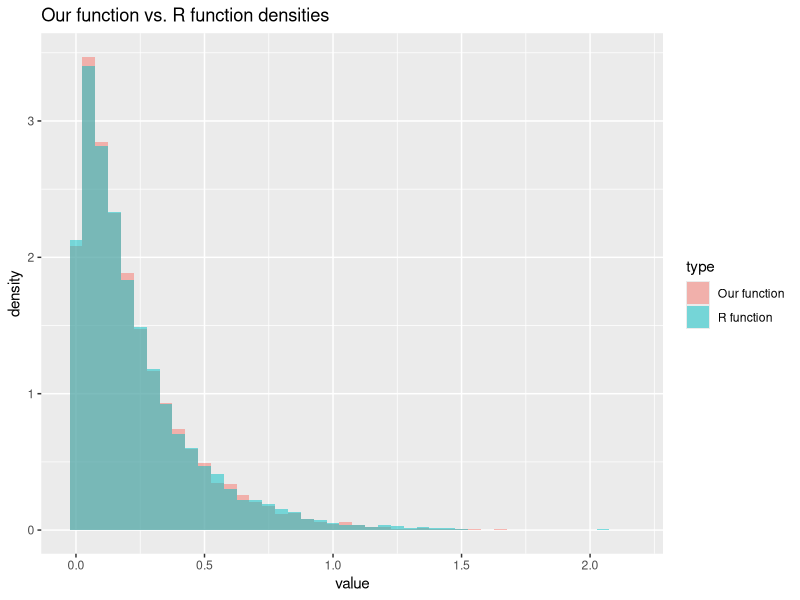
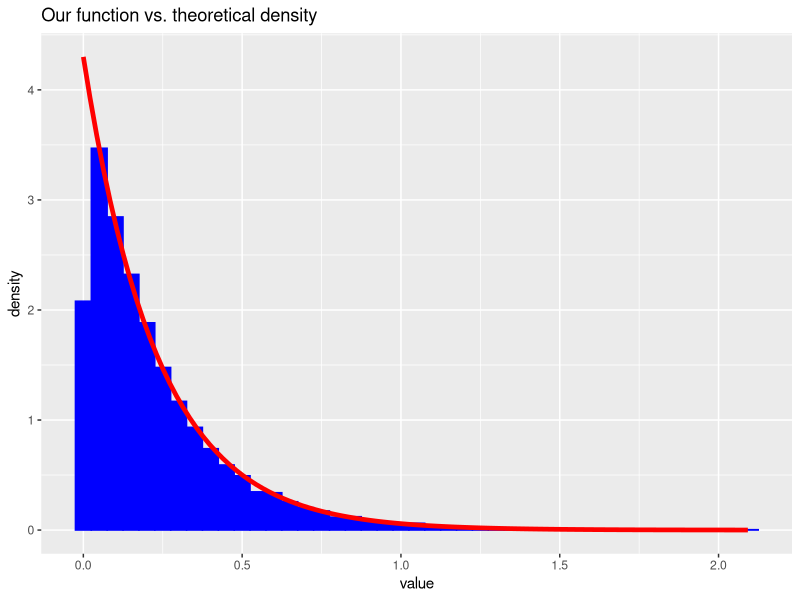
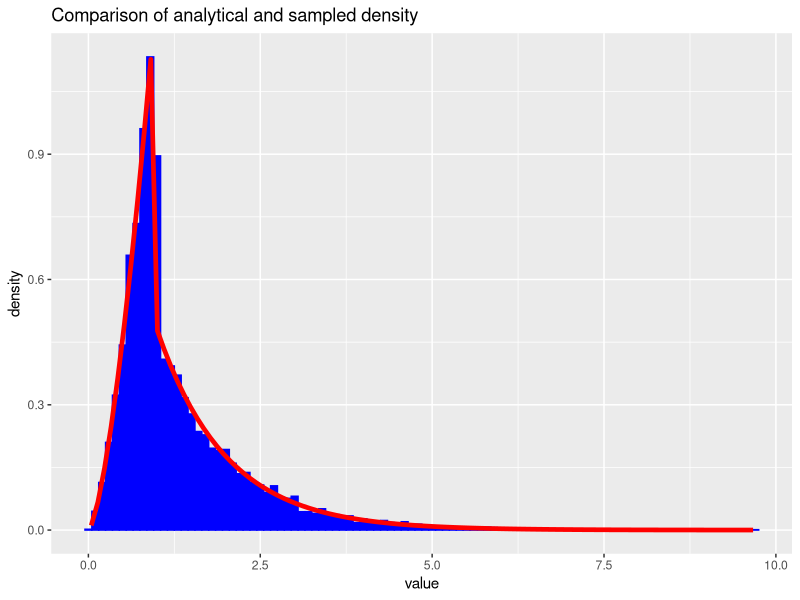
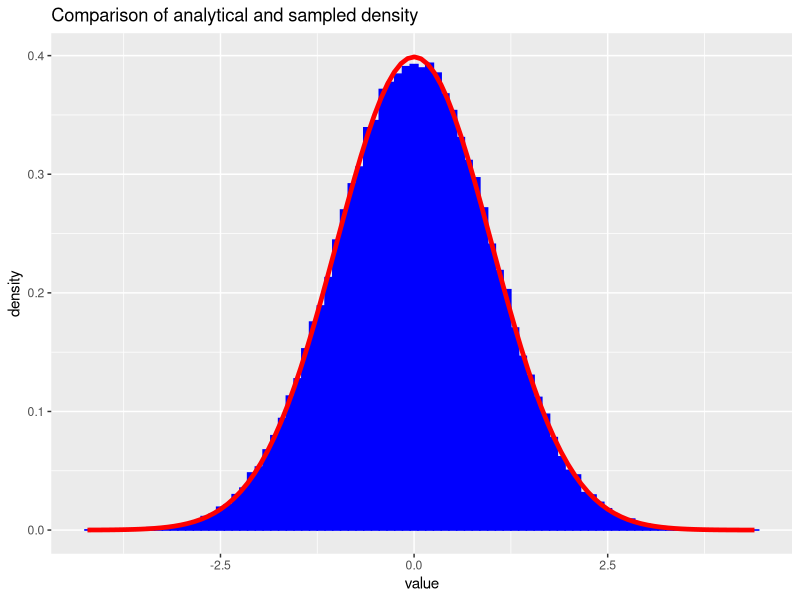
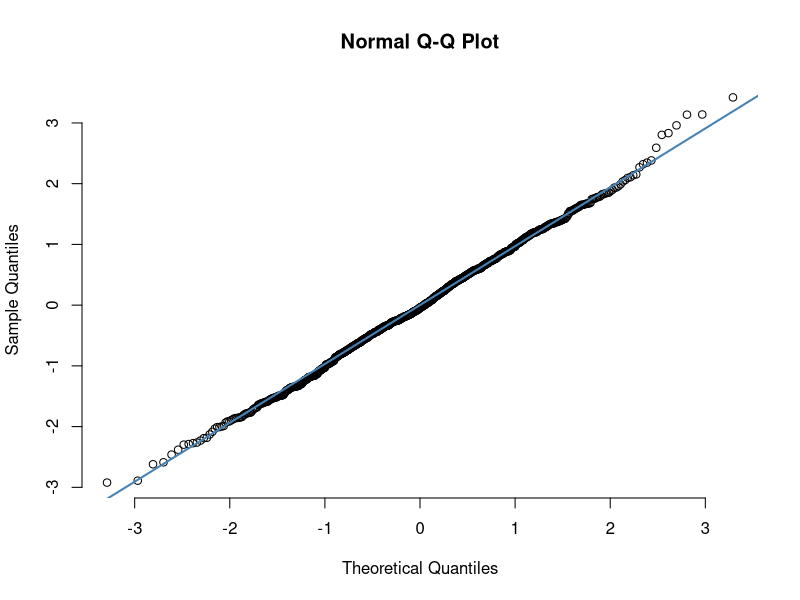
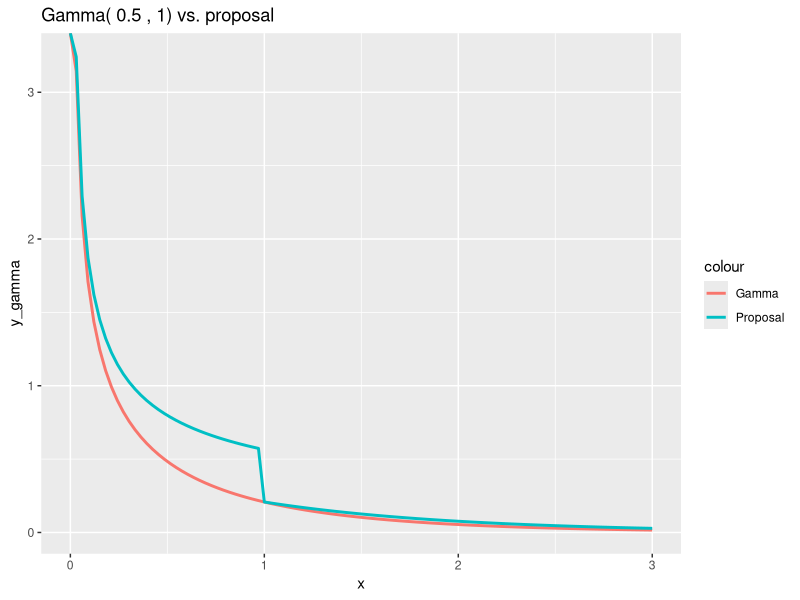
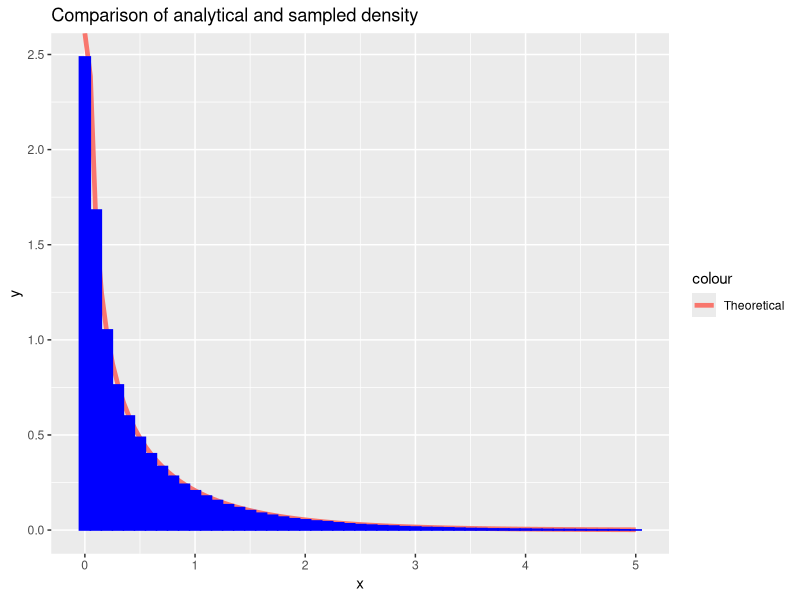
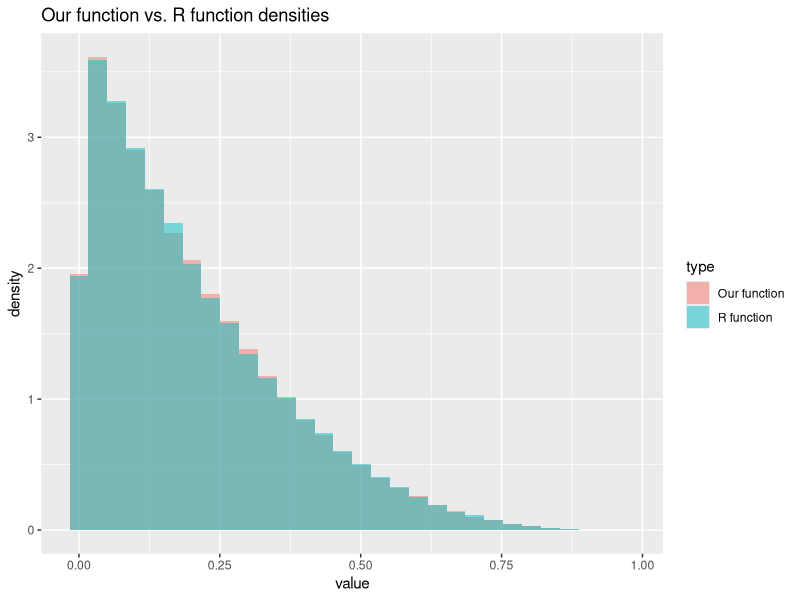

These charts were generated, in order, by the following R code:
## ---- chunk 1
library(formatR)
showsol <- FALSE
library(knitr)
opts_chunk$set(tidy.opts = list(width.cutoff = 68), tidy = TRUE, warning = FALSE, error = FALSE, message = FALSE, echo = TRUE)
## ---- chunk 2
library(ggplot2)
exponential<- function(lambda, n=1){
  u = runif(n)
  x = -1/lambda*log(u)
  return(x)
}
## ---- chunk 3
n = 10000
lambda = 4.300
x = exponential(lambda,n)
cat('Theoretical mean: ', 1/lambda,' Computed mean: ', mean(x),'\n')
cat('Theoretical variance: ', 1/lambda^2, ' Computed variance: ', var(x))
## ---- chunk 4
y = rexp(n, lambda)
rfunc = data.frame(value = y)
ourfunc = data.frame(value = x)
rfunc$type = 'R function'
ourfunc$type = 'Our function'
df = rbind(rfunc,ourfunc)
ggplot(df, aes(value, fill = type)) + 
   geom_histogram(alpha = 0.5, aes(y = ..density..), binwidth = 0.05, position = 'identity') + ggtitle("Our function vs. R function densities")
df2 <- data.frame(theo=seq(0,max(x),length.out=n), value=x)
h <- ggplot(df2, aes(x = value))
h <- h + geom_histogram(aes(y = ..density..), binwidth=0.05, fill = 'blue', color = 'blue') +stat_function(fun=dexp,geom = "line",size=1.6,col="red",args = (mean=lambda))
h <- h + ggtitle("Our function vs. theoretical density")
h
## ---- chunk 5
f_A2 = function(x, alpha){
  c = alpha*exp(1)/(alpha+exp(1))
  result = vector(length = length(x))
  result[x<1.] = sapply(x[x<1.], function(x) c*x^(alpha - 1))
  result[x>=1.] = sapply(x[x>=1.], function(x) c*exp(-x))
  return(result)
}

F_inv = function(n, alpha){
  c = alpha*exp(1)/(alpha+exp(1))
  u = runif(n)
  result = vector(length = n)
  result[u < c/alpha] = (alpha/c * u[u < c/alpha])^(1/alpha)
  result[u >= c/alpha] = -log(1/alpha + exp(-1) - u[u >= c/alpha]/c)
  return(result)
}

alpha = 2.5
n = 10000
xsamples = F_inv(n, alpha)
c = alpha*exp(1)/(alpha+exp(1))
mean = c/(alpha+1) + 2*c/exp(1)
cat('Theoretical mean: ', mean, ' Sampled mean: ', mean(xsamples))
## ---- chunk 6
variance = c/(alpha+2)+5*c/exp(1) - mean^2
cat('Theoretical variance: ', variance, ' Sampled variance: ', var(xsamples))
## ---- chunk 7
df2 <- data.frame(theo=seq(0,max(xsamples),length.out=n), value=xsamples)
h <- ggplot(df2, aes(x = value))
h <- h + geom_histogram(aes(y = ..density..), binwidth=0.1, col = 'blue', fill = 'blue') +stat_function(fun=f_A2,geom = "line",size=1.6,col="red",args = (mean=alpha))
h <- h + ggtitle("Comparison of analytical and sampled density")
h
## ---- chunk 8
normal <- function(n){
  x_1 <- runif(n/2)
  x_2 <- exponential(1/2, n/2)
  y_1 <- sqrt(x_2)*cos(2*pi*x_1)
  y_2 <- sqrt(x_2)*sin(2*pi*x_1)
  y <- c(y_1,y_2)
  return(y)
}
## ---- chunk 9
n = 100000
x <- normal(n)
cat('Theoretical mean: ', 0,' Computed mean: ', mean(x),'\n')
cat('Theoretical variance: ', 1, ' Computed variance: ', var(x))
## ---- chunk 10
df2 <- data.frame(theo=seq(0,max(x),length.out=n), value=x)
ggplot(df2, aes(x = value)) + geom_histogram(aes(y = ..density..), binwidth=0.1, col = 'blue', fill = 'blue') + stat_function(fun=dnorm,geom = "line",size=1.6,col="red",args = list(mean=0, sd = 1)) + ggtitle("Comparison of analytical and sampled density")

x <- normal(1000)
qqnorm(x, pch = 1, frame = FALSE)
qqline(x, col = "steelblue", lwd = 2)
## ---- chunk 11
normal_d <- function(d, mu, sigma){
  x <- normal(d)
  y <- mu + t(chol(sigma))%*%x
  return(y)
}
## ---- chunk 12
d = 2
n = 100000
mu = c(1,2)
sigma = matrix(c(2.5,3,3,10),ncol=2,nrow=2)
sample = matrix(NA, ncol = d, nrow = n)
for (i in 1:n){
  sample[i,] <- normal_d(d,mu,sigma)
}
average = apply(sample, 2,mean)
cat('Mean vector: \n')
average
covmat = cov(sample)
cat('Covariance matrix: \n')
covmat
## ---- chunk 13
library(nortest)
ad.test(sample[,1])
ad.test(sample[,2])
## ---- chunk 14
library(pracma)

x = linspace(0, 3, 100)
alpha = 0.5
y_gamma = dgamma(x, shape=alpha, rate=1)
y_prop = 1/(gamma(alpha)) * (1/alpha + exp(-1))*f_A2(x, alpha)

df10 = data.frame(x, y_gamma, y_prop)
h <- ggplot(data.frame(x, y_gamma, y_prop))
h = h + geom_line(aes(x = x, y = y_gamma, colour="Gamma"), size=1.)
h = h + geom_line(aes(x = x, y = y_prop, color="Proposal"), size=1.)
h = h + ggtitle(paste("Gamma(",toString(alpha),", 1) vs. proposal"))
h

## ---- chunk 15
library(pracma)
c = 1
alpha = 0.5
rate = 1

sample_gamma = function(n=1000){
  uniform2 = runif(n)
  x = F_inv(n, alpha)
  c = 1/(gamma(alpha)) * (1/alpha + exp(-1))
  
  probs = dgamma(x, alpha, rate) / (c * f_A2(x, alpha))
  return(x[uniform2 <= probs])
}

g_samples <- sample_gamma(1000000)
g_samples_filt <- g_samples[g_samples < 5]
df12 = data.frame(x = g_samples_filt)

cat('Theoretical mean: ', alpha,' Computed mean: ', mean(g_samples),'\n')
cat('Theoretical variance: ', alpha, ' Computed variance: ', var(g_samples))

c = 1/(gamma(alpha)) * (1/alpha + exp(-1))

x_val = linspace(0, 5, 100)

df11 <- data.frame(x = x_val, y=dgamma(x_val, alpha, rate))

h <- ggplot()
h <- h + geom_line(data=df11, aes(x=x, y=y, color="Theoretical"), size=1.6)
h <- h + geom_histogram(data=df12, aes(x=x, y=..density.., color="Sampled"), binwidth=0.1, col = 'blue', fill = 'blue') 
h <- h + ggtitle("Comparison of analytical and sampled density")
h
## ---- chunk 16
library(MCMCpack)
#dirichlet <- function(alpha){
#  z<- sapply(alpha,gamma)
#  x <- z/sum(z)
#  return(x)
#}
## ---- chunk 17
Gamma <- function(alpha){
  return(rgamma(1,alpha))
}
k = 5
n = 100000
x <- matrix(NA, ncol = k, nrow = n)
alpha <- exponential(1,k)
for (i in 1:n){
  z <- sapply(alpha, Gamma)
  x[i,] <- z/sum(z)
}
cat('Theoretical mean: ', alpha/sum(alpha),'\n','Computed mean: ', apply(x,2,mean),'\n')
cat('Theoretical variance: ', alpha*(sum(alpha)-alpha)/(sum(alpha)^2*(sum(alpha)+1)),'\n', 'Computed variance: ', apply(x,2,var))
## ---- chunk 18
n <- 50000
alpha <- rep(1,k)
x <- matrix(NA, ncol = k, nrow = n)

for (i in 1:n){
  z <- sapply(alpha, Gamma)
  x[i,] <- z/sum(z)
}
y <- as.vector(rdirichlet(n,alpha))
rfunc = data.frame(value = y)
ourfunc = data.frame(value = as.vector(x))
rfunc$type = 'R function'
ourfunc$type = 'Our function'
df = rbind(rfunc,ourfunc)
ggplot(df, aes(value, fill = type)) + 
   geom_histogram(alpha = 0.5, aes(y = ..density..), position = 'identity') + ggtitle("Our function vs. R function densities")
## ---- chunk 19
df2 <- data.frame(theo=seq(0,max(x[,1]),length.out=n), value=x[,1])
ggplot(df2, aes(x = value)) + geom_histogram(aes(y = ..density..), 
      binwidth = 0.005,fill = 'blue', color = 'blue') + stat_function(fun=dbeta,geom = "line",size=1.6,col="red",args = list(shape1=1,shape2=k-1)) + ggtitle("Our function vs. theoretical density")
